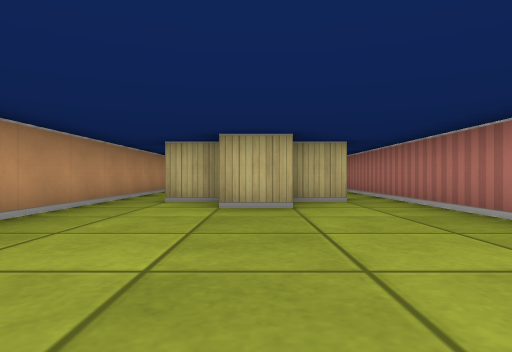
View 1 (above)

12 first-person views from a walk through a cub3D level. The camera is about half as high as the walls, looks level and sees 75° across. The floor is counted in squares. Each view is taken from the middle of a square. On the plan, view 1 faces up. The plan holds only what a view shows up to about 9 squares ahead; the rest is blank.

View 2
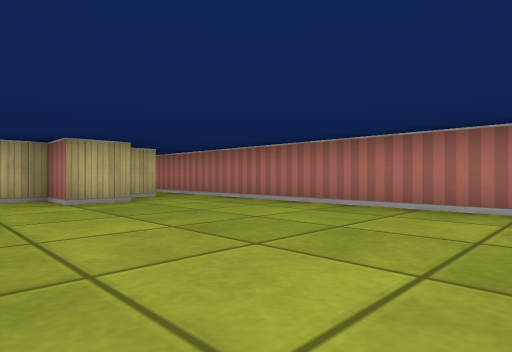

View 3
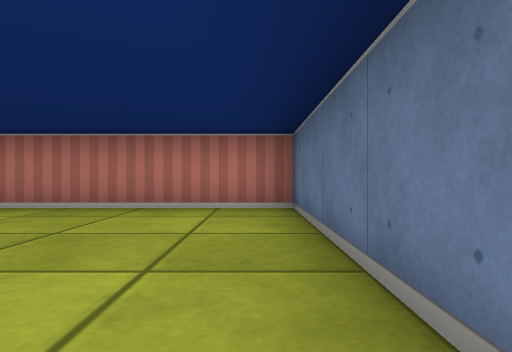

View 4
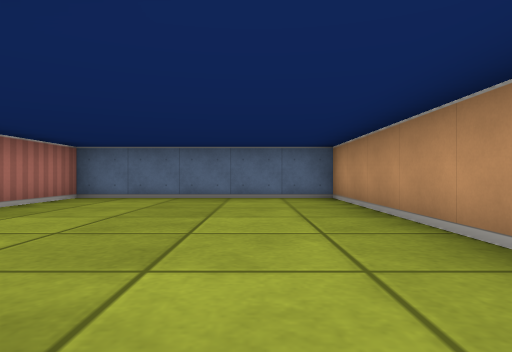

View 5
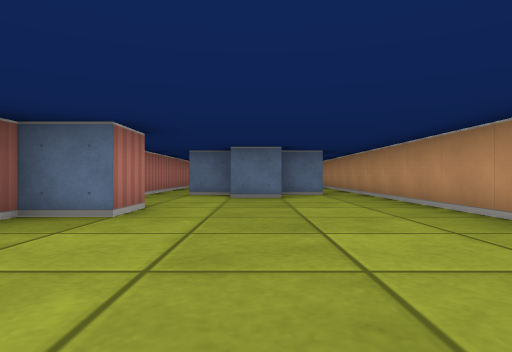

View 6
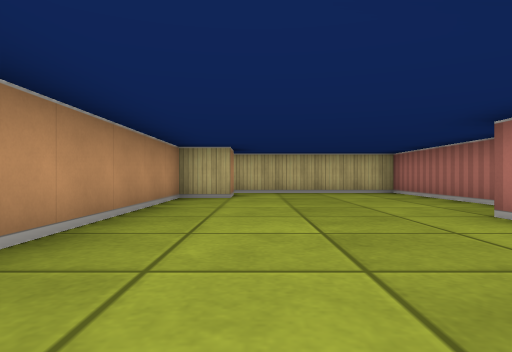

View 7
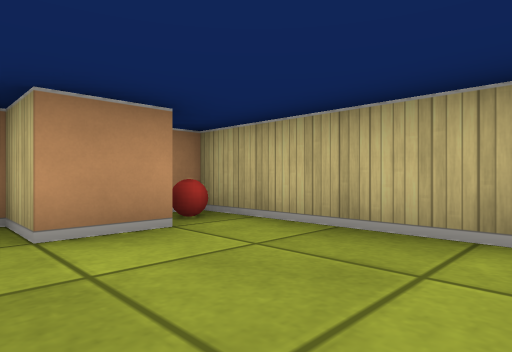

View 8
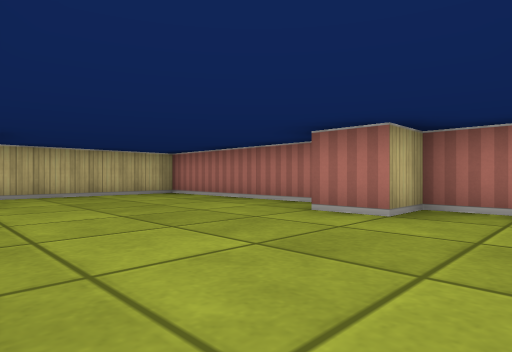

View 9
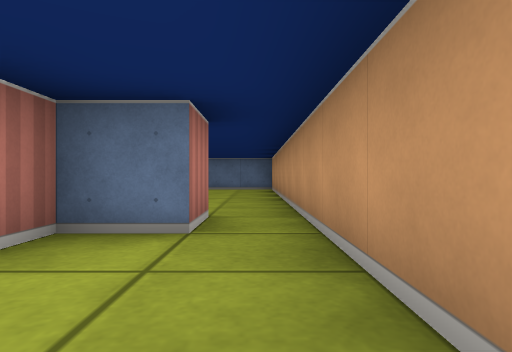

View 10
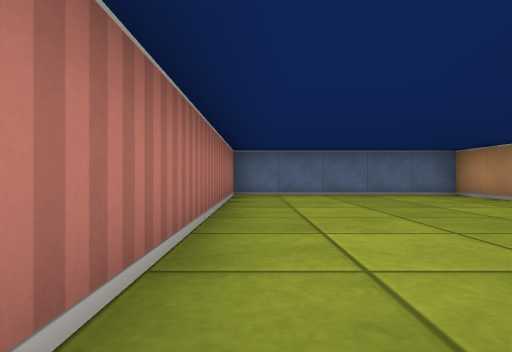

View 11
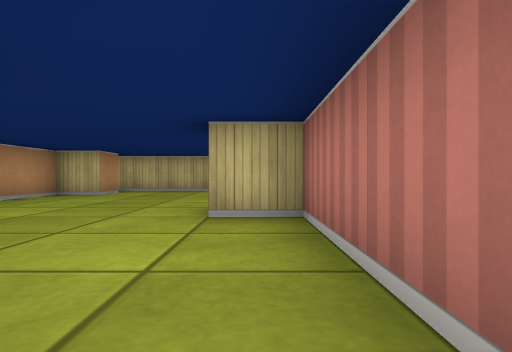

View 12
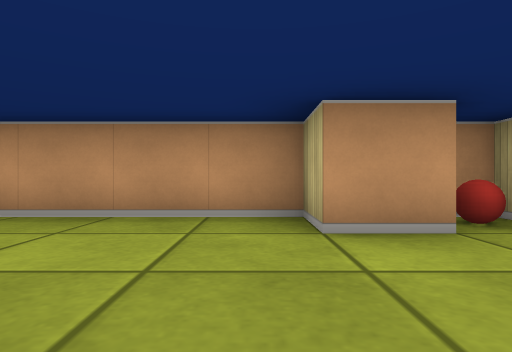

### Floor plan
Points are (right, up) in squares from view 1. A wall is a line through its corners. A room is listed if a view was taken in it or the views show most of it. See-through windows are left out.
Room 1 (views 1, 2, 3, 4)
walls: (0.5, 4.5) (-0.5, 4.5) (-0.5, 5.5) (-1.5, 5.5); (1.5, 5.5) (0.5, 5.5); (-2.5, 5.5) (-2.5, -1.5) (2.5, -1.5) (2.5, 5.5)
ways out: opening at (-2, 6) to room 2; opening at (2, 6) to room 2
Room 2 (views 5, 6, 7, 8, 9, 10, 11, 12)
walls: (-0.5, 7.5) (0.5, 7.5); (-1.5, 14.5) (-1.5, 13.5) (-2.5, 13.5) (-2.5, 5.5); (0.5, 6.5) (1.5, 6.5); (-1.5, 5.5) (-1.5, 6.5) (-0.5, 6.5) (-0.5, 7.1); (2.5, 5.5) (2.5, 9.5) (1.5, 9.5) (1.5, 10.5) (2.5, 10.5) (2.5, 15.5) (-2.5, 15.5) (-2.5, 15)
ways out: opening at (-2, 6) to room 1; opening at (2, 6) to room 1
objects: ball (-2, 15)

Positions as (right, up) in squares from view 1, and headings:
1: (0, 0), facing up
2: (-2, -1), facing up-right
3: (-2, -1), facing right
4: (-1, 5), facing down
5: (0, 14), facing down
6: (-1, 7), facing up
7: (1, 13), facing up-left
8: (-2, 8), facing up-right
9: (-2, 9), facing down
10: (2, 6), facing down
11: (2, 6), facing up
12: (1, 13), facing left
